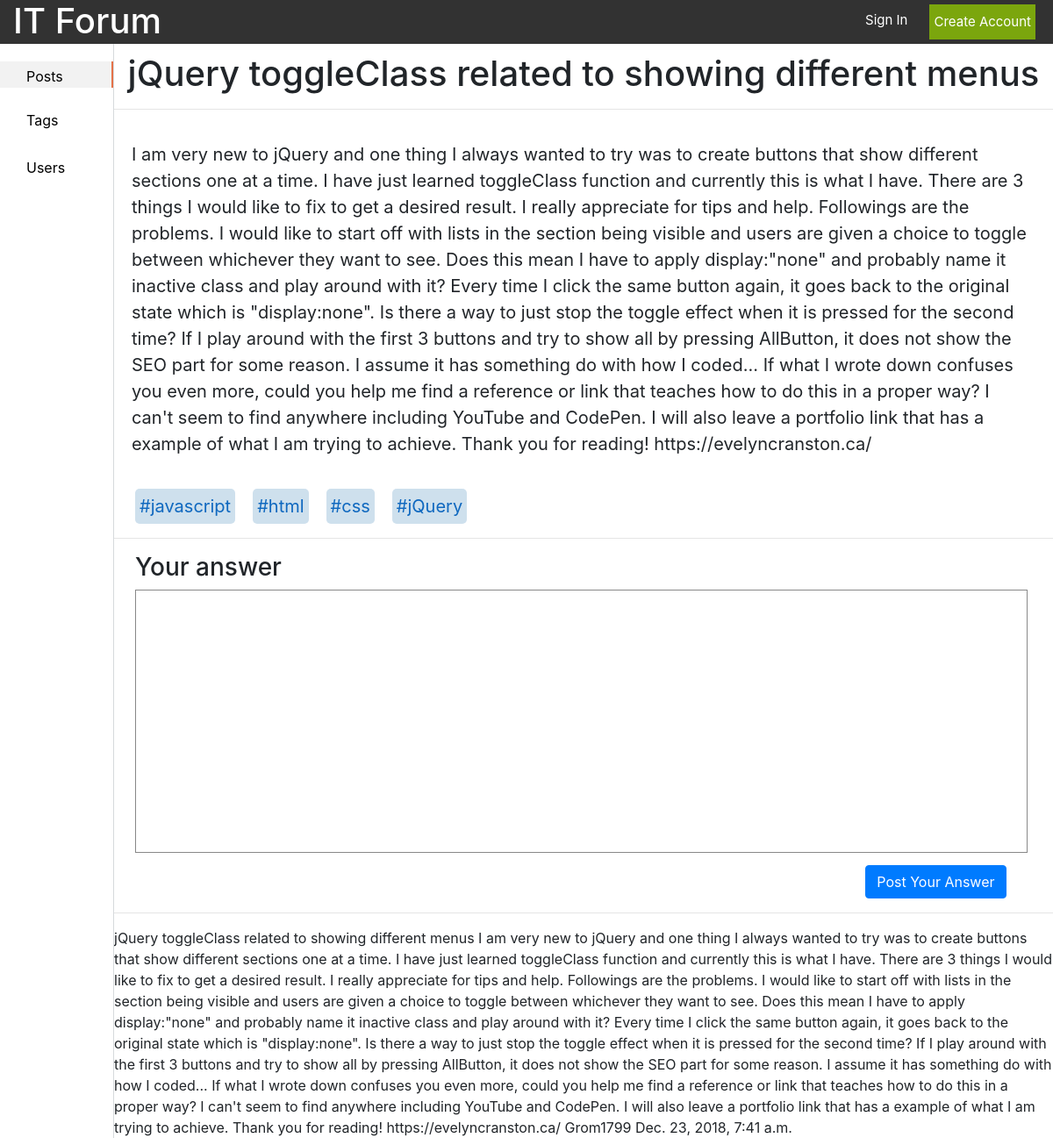
/posts/4/, run on an earlier commit of the app's database.
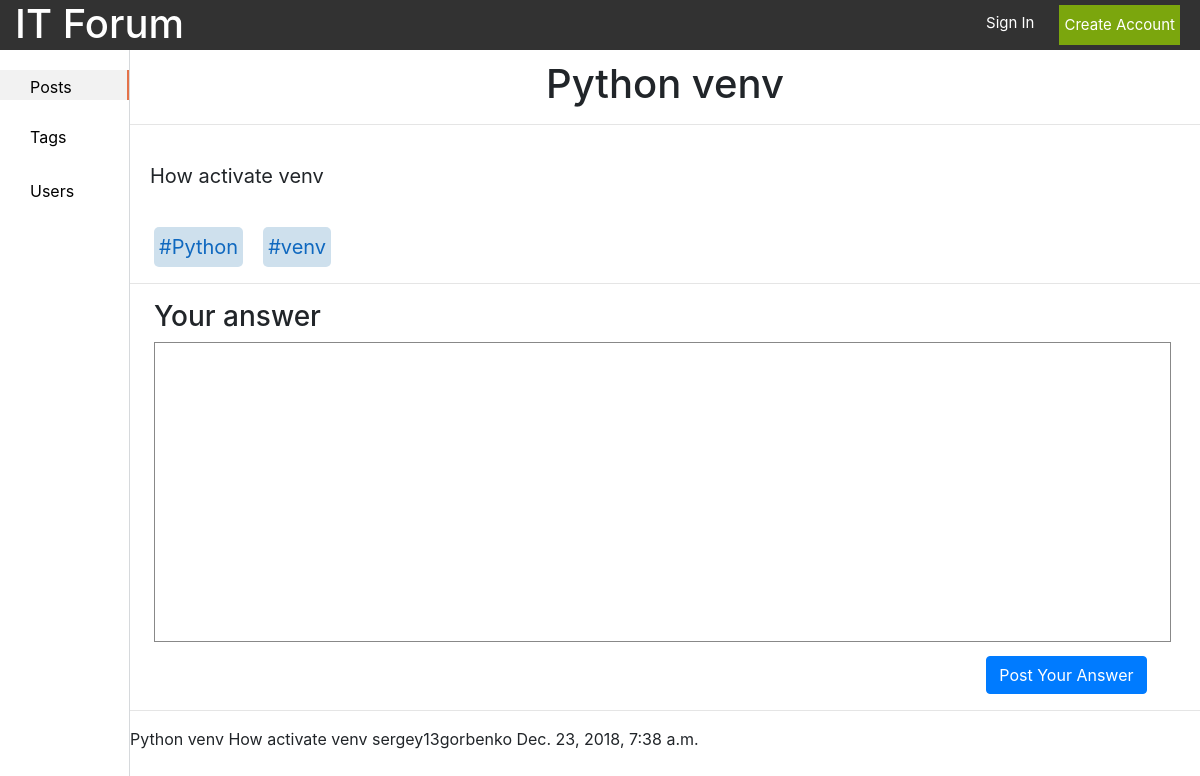
And on a later commit of the database.
### forum/models.py (models this page shows, shortened)
class Post(models.Model):
    id = models.AutoField(primary_key=True)
    theme = models.CharField(max_length=100, unique=True, error_messages={'unique': "This theme has already exist."})
    context = models.TextField(default='', blank=True, null=True)
    creator = models.ForeignKey(UserProfile, on_delete=models.CASCADE)
    create = models.DateTimeField(auto_now_add=True)
    tags = models.ManyToManyField(Tag)
    like = models.IntegerField(default=0)
    dislike = models.IntegerField(default=0)

class Tag(models.Model):
    id = models.AutoField(primary_key=True)
    name = models.CharField(max_length=15, unique=True)
    context = models.TextField(default='', blank=True, null=True)
    creator = models.ForeignKey(UserProfile, on_delete=models.CASCADE)
    create = models.DateTimeField(auto_now_add=True)
    count = models.IntegerField(default=0)
    def __str__(self):
        return '#' + self.name

class UserProfile(models.Model):
    user = models.OneToOneField(User, on_delete=models.CASCADE)
    photo = models.ImageField(upload_to='gallery_photos', blank=True, null=True)
    count_posts = models.IntegerField(default=0)
    count_tags = models.IntegerField(default=0)
    def __str__(self):
        return self.user.username

### forum/views.py (the view)
# urls.py: path('posts/<int:post_id>/', views.post, name='post'),
def post(request, post_id):
    current_post = Post.objects.get(id=post_id)
    comments = Comment.objects.filter(post=current_post)
    context = {'post': current_post, 'comments': comments}
    return render(request, 'post/post.html', context=context)

### templates/post/post.html (shortened to what this page needs)
{% load static %}
<!DOCTYPE html>
<html lang="en">
<head>
    <link rel="stylesheet" href="https://stackpath.bootstrapcdn.com/bootstrap/4.1.3/css/bootstrap.min.css"
>
    <link rel="stylesheet" href="{% static 'css/style.css' %}">
</head>
<body>
<header class="header container-fluid d-flex justify-content-between">
    <a href="/">
        <h1>IT Forum</h1>
    </a>
    {% if user.is_authenticated %}
        <div class="d-flex justify-content-end">
            <span class="username"><a href="/profile">{{ user.username }}</a></span>
            <a class="log_out" href="/logout">
                <p class="small_text">Log out</p>
            </a>
        </div>
    {% else %}
        <div class="d-flex justify-content-end">
            <a class="sign_in_text" href="/login">
                <p class="small_text">Sign In</p>
            </a>
            <button class="btn-default green_btn small_text" onclick="location.href='/registration'">Create Account
            </button>
        </div>
    {% endif %}
</header>
<div class="content">
    <div class="list">
        <ul class="left_sidebar">
            <li id="posts"><a href="/posts">Posts</a></li>
            <li id="tags"><a href="/tags">Tags</a></li>
            <li is="users"><a href="/users">Users</a></li>
        </ul>
    </div>
    <div class="page">
        <h1 class="post_desc_header">{{ post.theme }}</h1>
        <hr/>
        <p class="post_desc_context">{{ post.context }}</p>
        <div class="ml-4 d-flex">
            {% for tag in post.tags.all %}
                <div class="tag">
                    <a class="tag_name"
                       href="/posts?tag={{ tag.name }}"><span>{{ tag }}</span></a>
                </div>
            {% endfor %}
        </div>
        <hr/>
        <h3 class="ml-4">Your answer</h3>
        <label class="ml-4 text_area_parent">
            <textarea class="comment_text_area"></textarea>
        </label>
        <div class="d-flex justify-content-end">
            <button class="btn btn-primary post_answer_btn">Post Your Answer</button>
        </div>
        <hr/>
    {{ post.theme }}
    {{ post.context }}
    {{ post.creator }}
    {{ post.create }}
    </div>
</div>
</body>
</html>

What changed in the data, as far as the page shows it:
removed Tag: name "#javascript"
removed Tag: name "#html"
removed Tag: name "#css"
removed Tag: name "#jQuery"
changed Post: theme "jQuery toggleClass related to showing different menus" → "Python venv"; context "I am very new to jQuery and one thing I always wanted to try was to create buttons that show different sections one at a time. I have just learned toggleClass function and currently this is what I have. There are 3 things I would like to fix to get a desired result. I really appreciate for tips and help. Followings are the problems. I would like to start off with lists in the section being visible and users are given a choice to toggle between whichever they want to see. Does this mean I have to apply display:\"none\" and probably name it inactive class and play around with it? Every time I click the same button again, it goes back to the original state which is \"display:none\". Is there a way…" → "How activate venv"; creator "Grom1799" → "sergey13gorbenko"; create "Dec. 23, 2018, 7:41 a.m." → "Dec. 23, 2018, 7:38 a.m."
added Tag: name "#Python"
added Tag: name "#venv"
